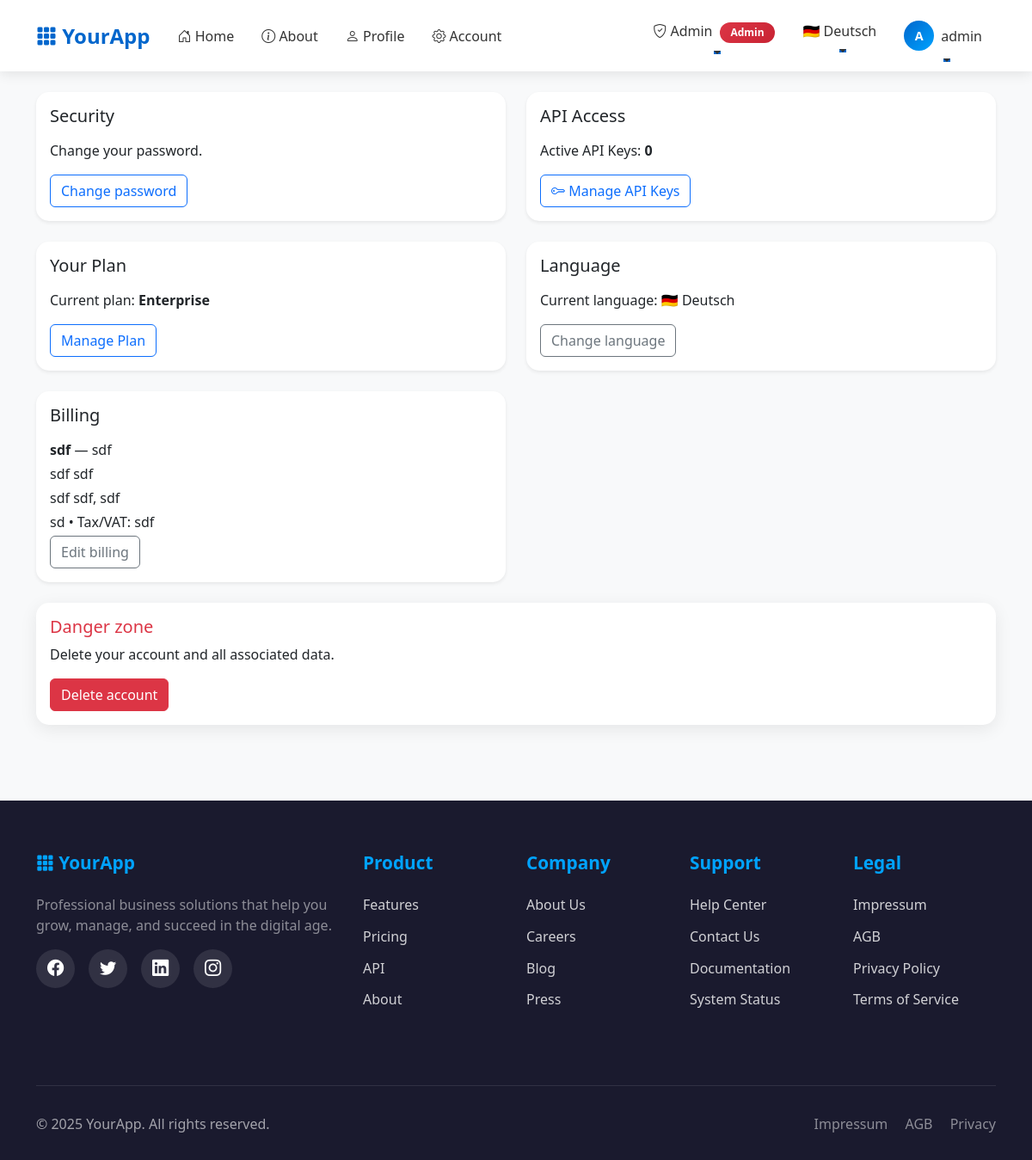
The app's page /account/ (signed in) with its own data.
### app/models/user.py (models this page shows, shortened)
class User(UserMixin, db.Model):
    id = db.Column(db.Integer, primary_key=True)
    email = db.Column(db.String(255), unique=True, nullable=False, index=True)
    language = db.Column(db.String(5), default='en')
    role = db.Column(db.String(20), nullable=False, default='user', index=True)
    password_hash = db.Column(db.String(255), nullable=False)
    created_at = db.Column(db.DateTime, default=datetime.utcnow, nullable=False)
    confirmed_at = db.Column(db.DateTime, nullable=True)
    is_active = db.Column(db.Boolean, default=True, nullable=False, index=True)
    plan_id = db.Column(db.Integer, db.ForeignKey('plan.id'), nullable=True)
    plan = db.relationship('Plan', back_populates='users')
    plan_subscribed_at = db.Column(db.DateTime, nullable=True)
    billing = db.relationship("BillingProfile", uselist=False, back_populates="user", cascade="all, delete-orphan")
    api_keys = db.relationship("APIKey", back_populates="user", cascade="all, delete-orphan", lazy='dynamic')
    @property
    def is_authenticated(self):
        return True
    @property
    def plan_name(self):
        return self.plan.name if self.plan else 'Free'
    @property
    def active_api_keys_count(self):
        return self.api_keys.filter_by(is_active=True).count()

### app/models/plan.py (models this page shows, shortened)
class Plan(db.Model):
    id = db.Column(db.Integer, primary_key=True)
    name = db.Column(db.String(100), nullable=False, unique=True)
    description = db.Column(db.Text, nullable=True)
    option1 = db.Column(db.String(255), nullable=True)  # e.g., "10 Projects"
    option2 = db.Column(db.String(255), nullable=True)  # e.g., "Unlimited Storage"
    option3 = db.Column(db.String(255), nullable=True)  # Additional feature
    option4 = db.Column(db.String(255), nullable=True)  # Additional feature
    option5 = db.Column(db.String(255), nullable=True)  # Additional feature
    price = db.Column(db.Numeric(10, 2), nullable=False, default=0.00)
    currency = db.Column(db.String(3), nullable=False, default='USD')
    billing_period = db.Column(db.String(20), nullable=False, default='monthly')  # monthly, yearly, lifetime
    stripe_price_id = db.Column(db.String(255), nullable=True)  # Stripe Price ID
    stripe_product_id = db.Column(db.String(255), nullable=True)  # Stripe Product ID
    is_active = db.Column(db.Boolean, default=True, nullable=False)
    is_featured = db.Column(db.Boolean, default=False, nullable=False)
    sort_order = db.Column(db.Integer, default=0)  # For display ordering
    created_at = db.Column(db.DateTime, default=datetime.utcnow, nullable=False)
    updated_at = db.Column(db.DateTime, default=datetime.utcnow, onupdate=datetime.utcnow)
    users = db.relationship('User', back_populates='plan', lazy='dynamic')

### app/models/billing.py (models this page shows)
class BillingProfile(db.Model):
    id = db.Column(db.Integer, primary_key=True)
    user_id = db.Column(db.Integer, db.ForeignKey('user.id', ondelete='CASCADE'), unique=True, nullable=False)
    full_name = db.Column(db.String(255), nullable=True)
    company = db.Column(db.String(255), nullable=True)
    address1 = db.Column(db.String(255), nullable=True)
    address2 = db.Column(db.String(255), nullable=True)
    city = db.Column(db.String(128), nullable=True)
    state = db.Column(db.String(128), nullable=True)
    postal_code = db.Column(db.String(64), nullable=True)
    country = db.Column(db.String(2), nullable=True)  # ISO 2-letter code
    tax_id = db.Column(db.String(64), nullable=True)  # VAT/Tax number
    user = db.relationship("User", back_populates="billing")

### app/blueprints/account/routes.py (the view)
@bp.get("/")
@login_required
def overview():
    billing = current_user.billing
    return render_template("account/overview.html", billing=billing)

### app/templates/account/overview.html
{% extends "base.html" %}
{% block content %}
<div class="row g-4">
  <div class="col-12 col-lg-6">
    <div class="card shadow-sm">
      <div class="card-body">
        <h2 class="h5 mb-3">{{ _('Security') }}</h2>
        <p>{{ _('Change your password') }}.</p>
        <a class="btn btn-outline-primary" href="{{ url_for('account.change_password') }}">{{ _('Change password') }}</a>
      </div>
    </div>
  </div>
  <div class="col-12 col-lg-6">
    <div class="card shadow-sm">
      <div class="card-body">
        <h2 class="h5 mb-3">{{ _('API Access') }}</h2>
        <p>
          {{ _('Active API Keys') }}:
          <strong>{{ current_user.active_api_keys_count }}</strong>
        </p>
        <a class="btn btn-outline-primary" href="{{ url_for('account.api_keys') }}">
          <i class="bi bi-key"></i> {{ _('Manage API Keys') }}
        </a>
      </div>
    </div>
  </div>
  <div class="col-12 col-lg-6">
    <div class="card shadow-sm">
      <div class="card-body">
        <h2 class="h5 mb-3">{{ _('Your Plan') }}</h2>
        <p>
          {{ _('Current plan') }}:
          <strong>{{ current_user.plan_name }}</strong>
        </p>
        <a class="btn btn-outline-primary" href="{{ url_for('account.view_plan') }}">{{ _('Manage Plan') }}</a>
      </div>
    </div>
  </div>
  <div class="col-12 col-lg-6">
    <div class="card shadow-sm">
      <div class="card-body">
        <h2 class="h5 mb-3">{{ _('Language') }}</h2>
        <p>
          {{ _('Current language') }}:
          {% if current_user.language == 'de' %}
            🇩🇪 Deutsch
          {% else %}
            🇬🇧 English
          {% endif %}
        </p>
        <a class="btn btn-outline-secondary" href="{{ url_for('account.change_language') }}">{{ _('Change language') }}</a>
      </div>
    </div>
  </div>
  <div class="col-12 col-lg-6">
    <div class="card shadow-sm">
      <div class="card-body">
        <h2 class="h5 mb-3">{{ _('Billing') }}</h2>
        {% if billing %}
          <p class="mb-1"><strong>{{ billing.full_name or "-" }}</strong> {% if billing.company %}— {{ billing.company }}{% endif %}</p>
          <p class="mb-1">{{ billing.address1 }} {{ billing.address2 or "" }}</p>
          <p class="mb-1">{{ billing.postal_code }} {{ billing.city }}{% if billing.state %}, {{ billing.state }}{% endif %}</p>
          <p class="mb-1">{{ billing.country }}{% if billing.tax_id %} • Tax/VAT: {{ billing.tax_id }}{% endif %}</p>
        {% else %}
          <p>{{ _('No billing details yet') }}.</p>
        {% endif %}
        <a class="btn btn-outline-secondary" href="{{ url_for('account.billing') }}">{{ _('Edit billing') }}</a>
      </div>
    </div>
  </div>
  <div class="col-12">
    <div class="card border-danger">
      <div class="card-body">
        <h2 class="h5 text-danger">{{ _('Danger zone') }}</h2>
        <p>{{ _('Delete your account and all associated data') }}.</p>
        <a class="btn btn-danger" href="{{ url_for('account.delete_account') }}">{{ _('Delete account') }}</a>
      </div>
    </div>
  </div>
</div>
<link rel="stylesheet" href="https://cdn.jsdelivr.net/npm/bootstrap-icons@1.10.0/font/bootstrap-icons.css">
{% endblock %}

### app/templates/base.html (shortened to what this page needs)
<!doctype html>
<html lang="en">
<head>
    <link href="https://cdn.jsdelivr.net/npm/bootstrap@5.3.3/dist/css/bootstrap.min.css" rel="stylesheet">
    <link rel="stylesheet" href="https://cdn.jsdelivr.net/npm/bootstrap-icons@1.11.0/font/bootstrap-icons.css">
    <link href="{{ url_for('static', filename='css/app.css') }}" rel="stylesheet">
</head>
<body>
    <nav class="navbar navbar-expand-lg navbar-light sticky-top">
        <div class="container">
            <a class="navbar-brand" href="{{ url_for('main.index') }}">
                <i class="bi bi-grid-3x3-gap-fill"></i> YourApp
            </a>
            <div class="collapse navbar-collapse" id="navbarNav">
                <ul class="navbar-nav me-auto">
                    <li class="nav-item">
                        <a class="nav-link" href="{{ url_for('main.index') }}">
                            <i class="bi bi-house-door"></i> {{ _('Home') }}
                        </a>
                    </li>
                    <li class="nav-item">
                        <a class="nav-link" href="{{ url_for('main.about') }}">
                            <i class="bi bi-info-circle"></i> {{ _('About') }}
                        </a>
                    </li>
                    {% if current_user.is_authenticated %}
                    <li class="nav-item">
                        <a class="nav-link" href="{{ url_for('main.profile') }}">
                            <i class="bi bi-person"></i> {{ _('Profile') }}
                        </a>
                    </li>
                    <li class="nav-item">
                        <a class="nav-link" href="{{ url_for('account.overview') }}">
                            <i class="bi bi-gear"></i> {{ _('Account') }}
                        </a>
                    </li>
                    {% endif %}
                </ul>
                <ul class="navbar-nav">
                    {% if current_user.is_authenticated %}
                        {% if current_user.role == 'admin' %}
                        <li class="nav-item dropdown">
                            <a class="nav-link dropdown-toggle" href="#" id="adminDropdown" role="button"
                               data-bs-toggle="dropdown" aria-expanded="false">
                                <i class="bi bi-shield-check"></i> {{ _('Admin') }}
                                <span class="badge badge-admin ms-1">Admin</span>
                            </a>
                        </li>
                        {% endif %}
                        <li class="nav-item dropdown language-dropdown">
                            <a class="nav-link dropdown-toggle" href="#" id="languageDropdown" role="button"
                               data-bs-toggle="dropdown" aria-expanded="false">
                                {% if current_user.language == 'de' %}
                                    🇩🇪 Deutsch
                                {% else %}
                                    🇬🇧 English
                                {% endif %}
                            </a>
                        </li>
                        <li class="nav-item dropdown">
                            <a class="nav-link dropdown-toggle d-flex align-items-center" href="#" id="userDropdown"
                               role="button" data-bs-toggle="dropdown" aria-expanded="false">
                                <div class="user-avatar me-2">
                                    {{ current_user.email[0]|upper }}
                                </div>
                                <span class="d-none d-lg-inline">{{ current_user.email.split('@')[0] }}</span>
                            </a>
                        </li>
                    {% endif %}
                </ul>
            </div>
        </div>
    </nav>
    <main class="py-4">
        <div class="container">
            {% block content %}{% endblock %}
        </div>
    </main>
    <footer class="footer">
        <div class="container">
            <div class="row">
                <div class="col-lg-4 mb-4">
                    <h3 class="footer-title">
                        <i class="bi bi-grid-3x3-gap-fill"></i> YourApp
                    </h3>
                    <p class="text-white-50">Professional business solutions that help you grow, manage, and succeed in the digital age.</p>
                    <div class="social-links">
                        <a href="#" aria-label="Facebook"><i class="bi bi-facebook"></i></a>
                        <a href="#" aria-label="Twitter"><i class="bi bi-twitter"></i></a>
                        <a href="#" aria-label="LinkedIn"><i class="bi bi-linkedin"></i></a>
                        <a href="#" aria-label="Instagram"><i class="bi bi-instagram"></i></a>
                    </div>
                </div>
                <div class="col-lg-2 col-md-6 mb-4">
                    <h4 class="footer-title">Product</h4>
                    <ul class="footer-links">
                        <li><a href="{{ url_for('main.index') }}#features">Features</a></li>
                        <li><a href="{{ url_for('account.view_plan') }}">Pricing</a></li>
                        <li><a href="/api/v1/ping">API</a></li>
                        <li><a href="{{ url_for('main.about') }}">About</a></li>
                    </ul>
                </div>
                <div class="col-lg-2 col-md-6 mb-4">
                    <h4 class="footer-title">Company</h4>
                    <ul class="footer-links">
                        <li><a href="{{ url_for('main.about') }}">About Us</a></li>
                        <li><a href="/careers">Careers</a></li>
                        <li><a href="/blog">Blog</a></li>
                        <li><a href="/press">Press</a></li>
                    </ul>
                </div>
                <div class="col-lg-2 col-md-6 mb-4">
                    <h4 class="footer-title">Support</h4>
                    <ul class="footer-links">
                        <li><a href="/help">Help Center</a></li>
                        <li><a href="/contact">Contact Us</a></li>
                        <li><a href="/docs">Documentation</a></li>
                        <li><a href="/status">System Status</a></li>
                    </ul>
                </div>
                <div class="col-lg-2 col-md-6 mb-4">
                    <h4 class="footer-title">Legal</h4>
                    <ul class="footer-links">
                        <li><a href="/impressum">Impressum</a></li>
                        <li><a href="/agb">AGB</a></li>
                        <li><a href="/privacy">Privacy Policy</a></li>
                        <li><a href="/terms">Terms of Service</a></li>
                    </ul>
                </div>
            </div>
            <div class="footer-bottom">
                <div class="row">
                    <div class="col-md-6 text-center text-md-start mb-3 mb-md-0">
                        <p class="mb-0">&copy; 2025 YourApp. All rights reserved.</p>
                    </div>
                    <div class="col-md-6 text-center text-md-end">
                        <p class="mb-0">
                            <a href="/impressum" class="text-white-50 text-decoration-none me-3">Impressum</a>
                            <a href="/agb" class="text-white-50 text-decoration-none me-3">AGB</a>
                            <a href="/privacy" class="text-white-50 text-decoration-none">Privacy</a>
                        </p>
                    </div>
                </div>
            </div>
        </div>
    </footer>
</body>
</html>

### records on screen
User: email "A", email "admin"
Plan: plan_name "Enterprise"
BillingProfile: full_name "sdf", company "sdf", address1 "sdf", address2 "sdf", postal_code "sdf", city "sdf", state "sdf", country "sd", tax_id "sdf"

### other values on screen
{{ current_user.active_api_keys_count }} "0"
